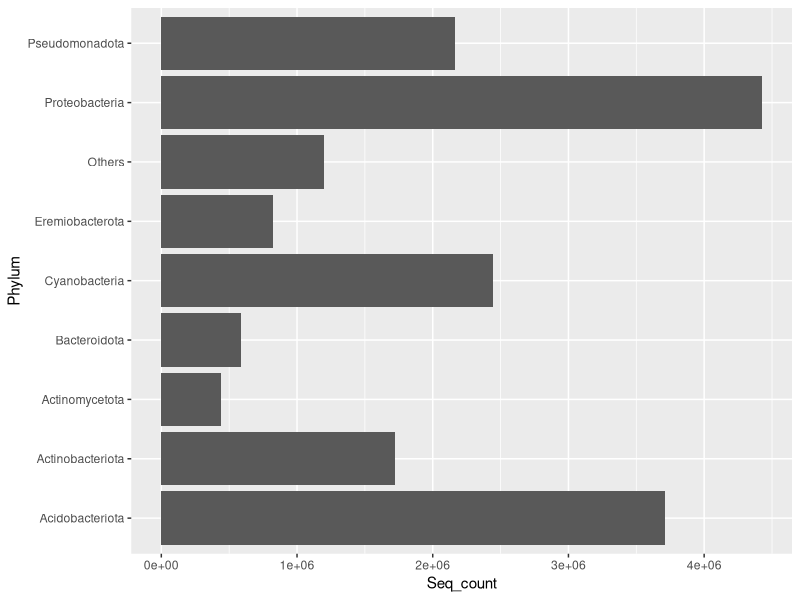
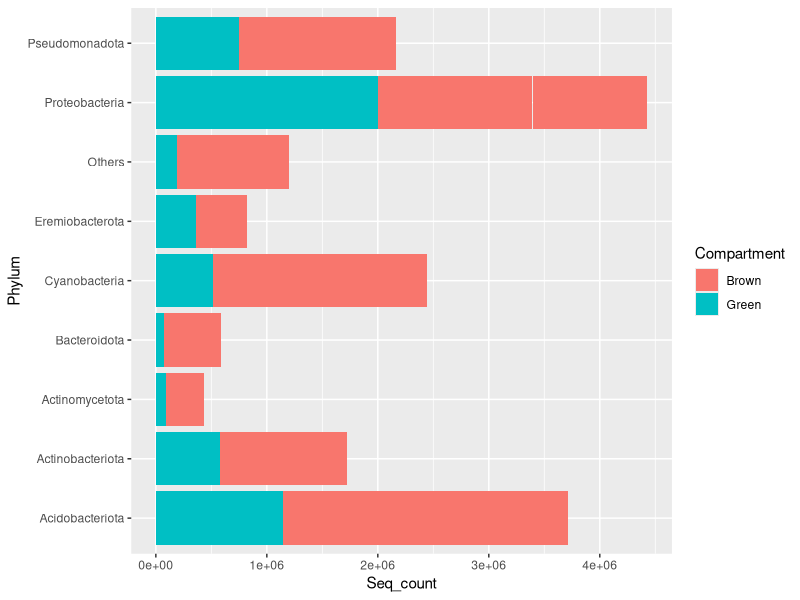
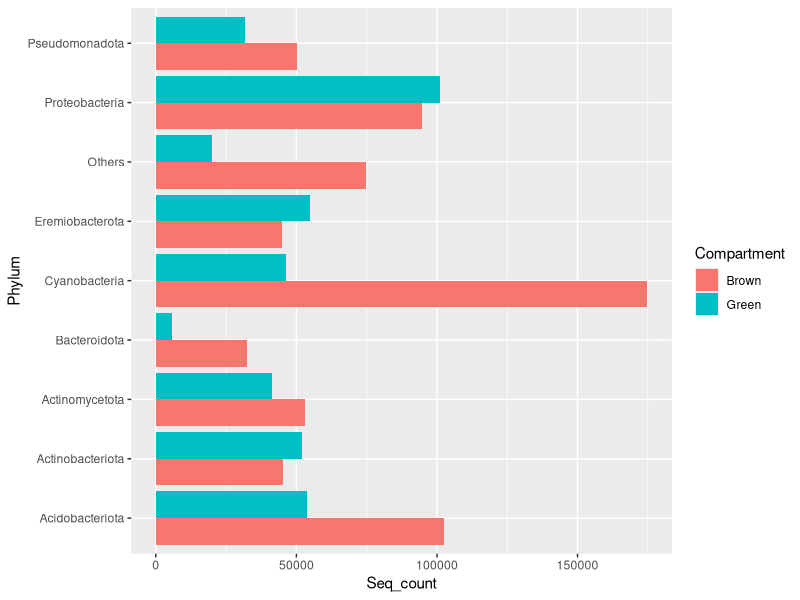
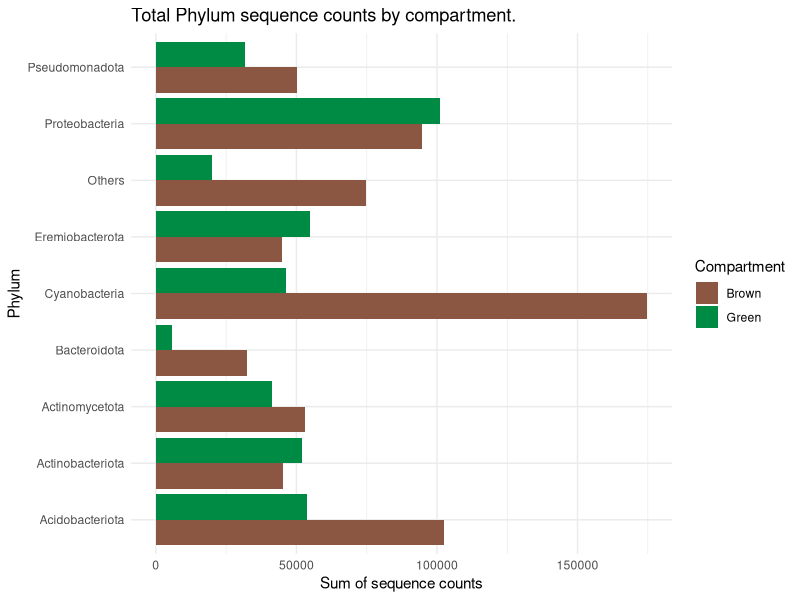
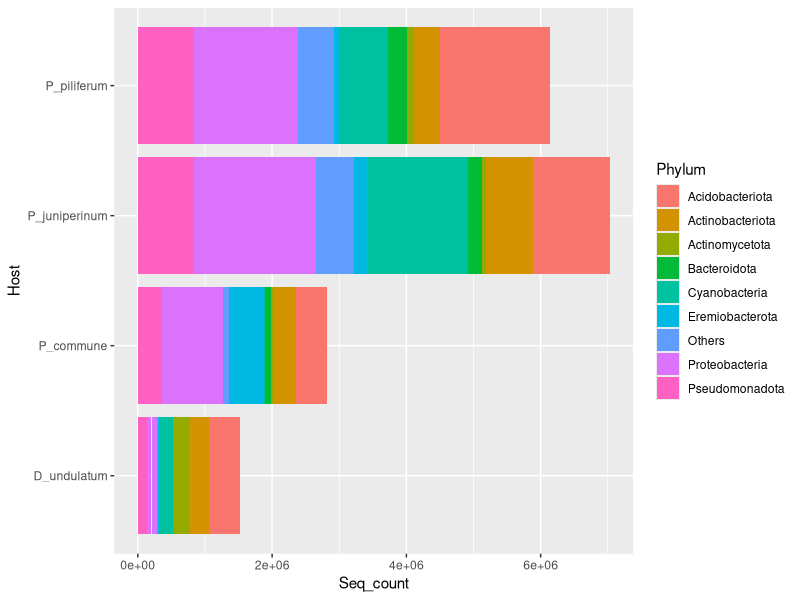
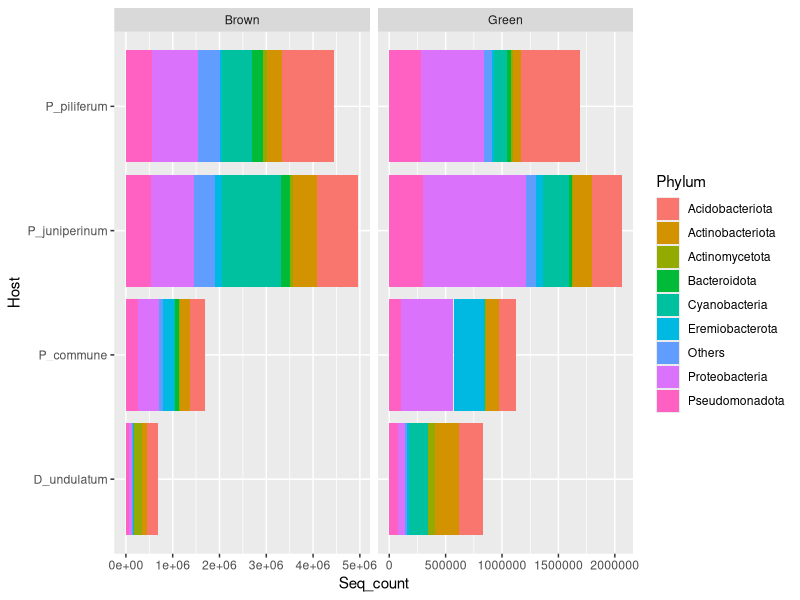
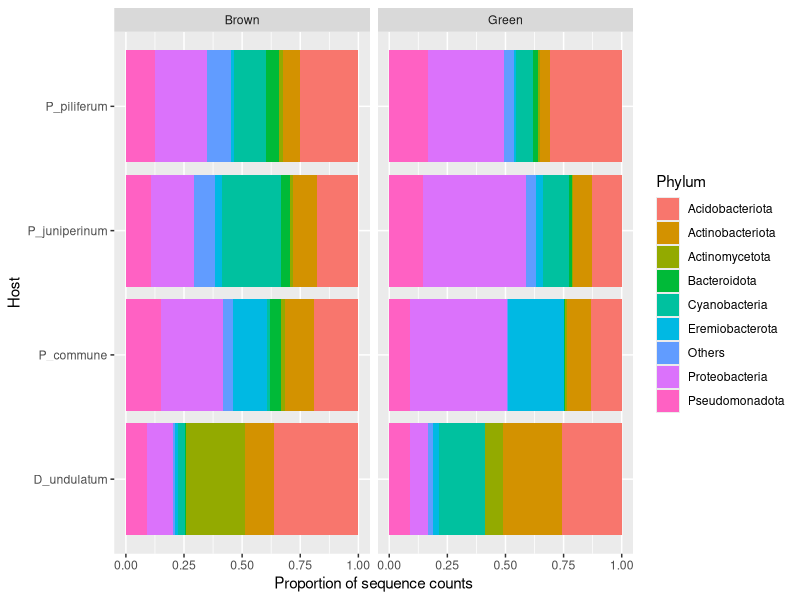

The R source for these figures, in order:
## ---- chunk 1
library(tidyverse)
## ---- chunk 2
# Import the data file
seq_count <- read.delim("../../Data/sequence_counts.tsv") # by default, read.delim assumes the file has a header, and that it is separated by tabulations ("\t")
head(seq_count)
# How many samples do we have by group and compartment ?
seq_count %>% 
  select(Sample, Host, Compartment) %>% # ignore the seq_count and Phylum columns
  unique %>% # Keep one line per unique combinations of these variables
  dplyr::summarise(n_samples = n(), # count the number of samples for each
                   .by = c('Host', 'Compartment'))
## ---- chunk 3
str(seq_count)
## ---- chunk 4
seq_count <- seq_count %>% 
  # the mutate() function modifies the values of a variable
  mutate(across(where(is.character), as.factor))

# Make sure the factors are as expected
str(seq_count)
## ---- chunk 5
ggplot(seq_count, aes(x = Seq_count, y = Phylum)) + 
  geom_col()
## ---- chunk 6
ggplot(seq_count, aes(x = Seq_count, y = Phylum)) + 
  geom_col(aes(fill = Compartment)) 
## ---- chunk 7
ggplot(seq_count, aes(x = Seq_count, y = Phylum)) + 
  geom_col(aes(fill = Compartment), 
           position = "dodge") # Dodge the columns, so we can read the counts
## ---- chunk 8
comp_colours <- c("lightsalmon4", "springgreen4")

ggplot(seq_count, aes(x = Seq_count, y = Phylum)) + 
  geom_col(aes(fill = Compartment), position = "dodge") + 
  scale_fill_manual(values = comp_colours) + # follows factor levels
  labs(title = "Total Phylum sequence counts by compartment.",
       x = "Sum of sequence counts") +
  theme_minimal()
## ---- chunk 9
ggplot(seq_count, aes(y = Host, x = Seq_count)) + 
  geom_bar(aes(fill = Phylum),
           stat = 'identity') # Notice:we don't use the "dodge" option, so the counts stack.
## ---- chunk 10
ggplot(seq_count, aes(y = Host, x = Seq_count)) + 
  geom_bar(aes(fill = Phylum), stat = 'identity') +
    # This is where the magic happens:
  facet_grid(cols = vars(Compartment), # Adds facets
             scales="free") # allows different x-axis scales for each facet
## ---- chunk 11
ggplot(seq_count, aes(y = Host, x = Seq_count)) + 
  geom_bar(aes(fill = Phylum), stat = 'identity', 
           position = 'fill') + # normalises total values to 1
  facet_grid(cols = vars(Compartment)) +
  xlab("Proportion of sequence counts") # not absolute values
